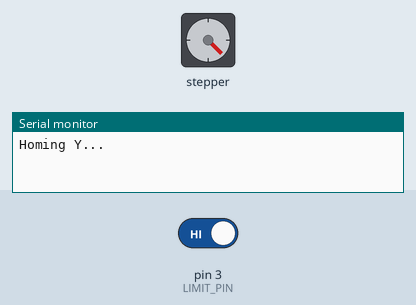
This sketch was run on a simulated Arduino Uno, built with avr-gcc and run on an emulated ATmega328P. Parts: stepper motor, the last lines printed to the serial monitor. Wiring (inferred from the names in the program): stepper motor driver (200 steps per turn assumed): step pin 6; direction pin 5; enable pin 7. The inputs (shaded band) are chosen by the test bench; at power-on: pin 3 (LIMIT_PIN) HIGH.

Above: at 0.8 s.
0.9 s: pin 3 (LIMIT_PIN) driven LOW
At 2.0 s:
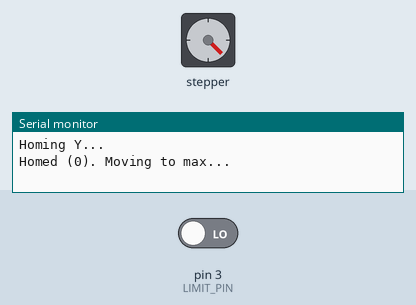
At 11.8 s:
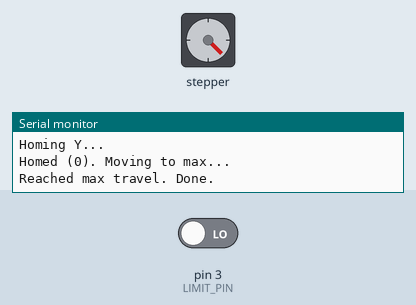
Timing chart, 0 to 12.9 s (numbered marks = the images above; inputs shaded):
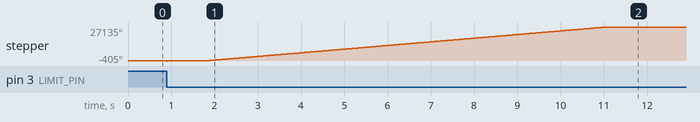

The sketch:

y_axis_home_and_max.ino
```cpp
// ============================================================
// y_axis_home_and_max.ino
//
// Single axis test: homes using the limit switch on pin 3, then
// drives to the far end of travel (MAX_MM).
//
// Motor:  DIR -> 5, STEP -> 6, EN -> 7
// Switch: pin 3, COM -> pin 3, NO -> GND, INPUT_PULLUP
//
// If it drives INTO the switch during homing instead of toward
// it, flip TOWARD_HOME. If it drives back toward the switch
// during the max-travel move instead of away from it, flip
// AWAY_FROM_HOME.
// ============================================================

#define DIR_PIN    5
#define STEP_PIN   6
#define EN_PIN     7
#define LIMIT_PIN  3

#define STEPS_PER_MM   80.0   // 1/16 microstepping (MS1-3 all HIGH), 20T GT2 pulley
#define MAX_MM         190.0  // Y-axis travel

#define HOMING_DELAY_US   2000   // slow speed while homing — safer near hard-stops
#define RUN_DELAY_US      300    // normal speed for the max-travel move (tune per motor)
#define BACKOFF_STEPS     100    // steps to back off after first contact

// Direction that drives the axis TOWARD the switch (used while homing)
#define TOWARD_HOME   LOW

// Direction that drives the axis AWAY from the switch (used to reach MAX_MM)
#define AWAY_FROM_HOME   HIGH

void setup() {
  Serial.begin(9600);

  pinMode(STEP_PIN, OUTPUT);
  pinMode(DIR_PIN, OUTPUT);
  pinMode(EN_PIN, OUTPUT);
  pinMode(LIMIT_PIN, INPUT_PULLUP);

  digitalWrite(EN_PIN, LOW);  // active-low: LOW = driver enabled

  Serial.println("Homing Y...");
  homeAxis();
  Serial.println("Homed (0). Moving to max...");

  delay(500);
  moveToMax();
  Serial.println("Reached max travel. Done.");
}

void loop() {
  // done — nothing to repeat. Reset the board to run again.
}

void stepPulse(int delayUs) {
  digitalWrite(STEP_PIN, HIGH);
  delayMicroseconds(delayUs);
  digitalWrite(STEP_PIN, LOW);
  delayMicroseconds(delayUs);
}

// Drive toward the switch until triggered, back off, then
// re-approach slowly for a repeatable zero point.
void homeAxis() {
  int awayDir = (TOWARD_HOME == HIGH) ? LOW : HIGH;

  digitalWrite(DIR_PIN, TOWARD_HOME);
  while (digitalRead(LIMIT_PIN) == HIGH) {
    stepPulse(HOMING_DELAY_US);
  }

  digitalWrite(DIR_PIN, awayDir);
  for (int i = 0; i < BACKOFF_STEPS; i++) {
    stepPulse(HOMING_DELAY_US);
  }

  digitalWrite(DIR_PIN, TOWARD_HOME);
  while (digitalRead(LIMIT_PIN) == HIGH) {
    stepPulse(HOMING_DELAY_US * 2);
  }

  // this is now position 0
}

// Drive from 0 to MAX_MM
void moveToMax() {
  long steps = (long)(MAX_MM * STEPS_PER_MM);

  digitalWrite(DIR_PIN, AWAY_FROM_HOME);
  for (long i = 0; i < steps; i++) {
    stepPulse(RUN_DELAY_US);
  }
}
```
